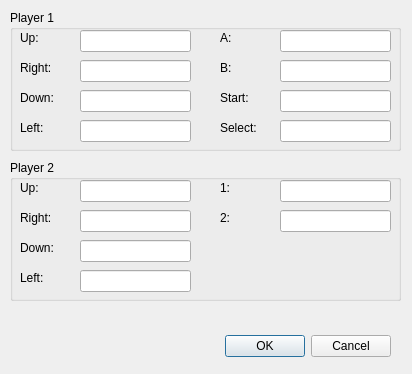
<?xml version="1.0" encoding="UTF-8"?>
<ui version="4.0">
 <class>InputSettings</class>
 <widget class="QDialog" name="InputSettings">
  <property name="windowModality">
   <enum>Qt::WindowModal</enum>
  </property>
  <property name="geometry">
   <rect>
    <x>0</x>
    <y>0</y>
    <width>412</width>
    <height>374</height>
   </rect>
  </property>
  <property name="windowTitle">
   <string>Input Settings</string>
  </property>
  <property name="modal">
   <bool>true</bool>
  </property>
  <widget class="QDialogButtonBox" name="buttonBox">
   <property name="geometry">
    <rect>
     <x>50</x>
     <y>330</y>
     <width>341</width>
     <height>32</height>
    </rect>
   </property>
   <property name="orientation">
    <enum>Qt::Horizontal</enum>
   </property>
   <property name="standardButtons">
    <set>QDialogButtonBox::Cancel|QDialogButtonBox::Ok</set>
   </property>
  </widget>
  <widget class="QGroupBox" name="groupBox">
   <property name="geometry">
    <rect>
     <x>10</x>
     <y>10</y>
     <width>391</width>
     <height>141</height>
    </rect>
   </property>
   <property name="title">
    <string>Player 1</string>
   </property>
   <widget class="QLineEdit" name="lineEditA">
    <property name="geometry">
     <rect>
      <x>270</x>
      <y>20</y>
      <width>111</width>
      <height>22</height>
     </rect>
    </property>
   </widget>
   <widget class="QLabel" name="label">
    <property name="geometry">
     <rect>
      <x>10</x>
      <y>20</y>
      <width>62</width>
      <height>16</height>
     </rect>
    </property>
    <property name="text">
     <string>Up:</string>
    </property>
   </widget>
   <widget class="QLineEdit" name="lineEditUp">
    <property name="geometry">
     <rect>
      <x>70</x>
      <y>20</y>
      <width>111</width>
      <height>22</height>
     </rect>
    </property>
    <property name="readOnly">
     <bool>false</bool>
    </property>
   </widget>
   <widget class="QLineEdit" name="lineEditDown">
    <property name="geometry">
     <rect>
      <x>70</x>
      <y>80</y>
      <width>111</width>
      <height>22</height>
     </rect>
    </property>
   </widget>
   <widget class="QLineEdit" name="lineEditLeft">
    <property name="geometry">
     <rect>
      <x>70</x>
      <y>110</y>
      <width>111</width>
      <height>22</height>
     </rect>
    </property>
   </widget>
   <widget class="QLabel" name="label_2">
    <property name="geometry">
     <rect>
      <x>10</x>
      <y>50</y>
      <width>62</width>
      <height>16</height>
     </rect>
    </property>
    <property name="text">
     <string>Right:</string>
    </property>
   </widget>
   <widget class="QLineEdit" name="lineEditRight">
    <property name="geometry">
     <rect>
      <x>70</x>
      <y>50</y>
      <width>111</width>
      <height>22</height>
     </rect>
    </property>
   </widget>
   <widget class="QLineEdit" name="lineEditB">
    <property name="geometry">
     <rect>
      <x>270</x>
      <y>50</y>
      <width>111</width>
      <height>22</height>
     </rect>
    </property>
   </widget>
   <widget class="QLabel" name="label_6">
    <property name="geometry">
     <rect>
      <x>210</x>
      <y>20</y>
      <width>62</width>
      <height>16</height>
     </rect>
    </property>
    <property name="text">
     <string>A:</string>
    </property>
   </widget>
   <widget class="QLineEdit" name="lineEditStart">
    <property name="geometry">
     <rect>
      <x>270</x>
      <y>80</y>
      <width>111</width>
      <height>22</height>
     </rect>
    </property>
   </widget>
   <widget class="QLabel" name="label_4">
    <property name="geometry">
     <rect>
      <x>10</x>
      <y>110</y>
      <width>62</width>
      <height>16</height>
     </rect>
    </property>
    <property name="text">
     <string>Left:</string>
    </property>
   </widget>
   <widget class="QLabel" name="label_5">
    <property name="geometry">
     <rect>
      <x>210</x>
      <y>50</y>
      <width>62</width>
      <height>16</height>
     </rect>
    </property>
    <property name="text">
     <string>B:</string>
    </property>
   </widget>
   <widget class="QLabel" name="label_3">
    <property name="geometry">
     <rect>
      <x>10</x>
      <y>80</y>
      <width>62</width>
      <height>16</height>
     </rect>
    </property>
    <property name="text">
     <string>Down:</string>
    </property>
   </widget>
   <widget class="QLabel" name="label_7">
    <property name="geometry">
     <rect>
      <x>210</x>
      <y>80</y>
      <width>62</width>
      <height>16</height>
     </rect>
    </property>
    <property name="text">
     <string>Start:</string>
    </property>
   </widget>
   <widget class="QLabel" name="label_14">
    <property name="geometry">
     <rect>
      <x>210</x>
      <y>110</y>
      <width>62</width>
      <height>16</height>
     </rect>
    </property>
    <property name="text">
     <string>Select:</string>
    </property>
   </widget>
   <widget class="QLineEdit" name="lineEditSelect">
    <property name="geometry">
     <rect>
      <x>270</x>
      <y>110</y>
      <width>111</width>
      <height>22</height>
     </rect>
    </property>
   </widget>
  </widget>
  <widget class="QGroupBox" name="groupBox_2">
   <property name="geometry">
    <rect>
     <x>10</x>
     <y>160</y>
     <width>391</width>
     <height>141</height>
    </rect>
   </property>
   <property name="title">
    <string>Player 2</string>
   </property>
   <widget class="QLineEdit" name="lineEdit1_2">
    <property name="geometry">
     <rect>
      <x>270</x>
      <y>20</y>
      <width>111</width>
      <height>22</height>
     </rect>
    </property>
   </widget>
   <widget class="QLabel" name="label_8">
    <property name="geometry">
     <rect>
      <x>10</x>
      <y>20</y>
      <width>62</width>
      <height>16</height>
     </rect>
    </property>
    <property name="text">
     <string>Up:</string>
    </property>
   </widget>
   <widget class="QLineEdit" name="lineEditUp_2">
    <property name="geometry">
     <rect>
      <x>70</x>
      <y>20</y>
      <width>111</width>
      <height>22</height>
     </rect>
    </property>
    <property name="readOnly">
     <bool>false</bool>
    </property>
   </widget>
   <widget class="QLineEdit" name="lineEditDown_2">
    <property name="geometry">
     <rect>
      <x>70</x>
      <y>80</y>
      <width>111</width>
      <height>22</height>
     </rect>
    </property>
   </widget>
   <widget class="QLineEdit" name="lineEditLeft_2">
    <property name="geometry">
     <rect>
      <x>70</x>
      <y>110</y>
      <width>111</width>
      <height>22</height>
     </rect>
    </property>
   </widget>
   <widget class="QLabel" name="label_9">
    <property name="geometry">
     <rect>
      <x>10</x>
      <y>50</y>
      <width>62</width>
      <height>16</height>
     </rect>
    </property>
    <property name="text">
     <string>Right:</string>
    </property>
   </widget>
   <widget class="QLineEdit" name="lineEditRight_2">
    <property name="geometry">
     <rect>
      <x>70</x>
      <y>50</y>
      <width>111</width>
      <height>22</height>
     </rect>
    </property>
   </widget>
   <widget class="QLineEdit" name="lineEdit2_2">
    <property name="geometry">
     <rect>
      <x>270</x>
      <y>50</y>
      <width>111</width>
      <height>22</height>
     </rect>
    </property>
   </widget>
   <widget class="QLabel" name="label_10">
    <property name="geometry">
     <rect>
      <x>210</x>
      <y>20</y>
      <width>62</width>
      <height>16</height>
     </rect>
    </property>
    <property name="text">
     <string>1:</string>
    </property>
   </widget>
   <widget class="QLabel" name="label_11">
    <property name="geometry">
     <rect>
      <x>10</x>
      <y>110</y>
      <width>62</width>
      <height>16</height>
     </rect>
    </property>
    <property name="text">
     <string>Left:</string>
    </property>
   </widget>
   <widget class="QLabel" name="label_12">
    <property name="geometry">
     <rect>
      <x>210</x>
      <y>50</y>
      <width>62</width>
      <height>16</height>
     </rect>
    </property>
    <property name="text">
     <string>2:</string>
    </property>
   </widget>
   <widget class="QLabel" name="label_13">
    <property name="geometry">
     <rect>
      <x>10</x>
      <y>80</y>
      <width>62</width>
      <height>16</height>
     </rect>
    </property>
    <property name="text">
     <string>Down:</string>
    </property>
   </widget>
  </widget>
 </widget>
 <tabstops>
  <tabstop>lineEditUp</tabstop>
  <tabstop>lineEditRight</tabstop>
  <tabstop>lineEditDown</tabstop>
  <tabstop>lineEditLeft</tabstop>
  <tabstop>lineEditA</tabstop>
  <tabstop>lineEditB</tabstop>
  <tabstop>lineEditStart</tabstop>
  <tabstop>buttonBox</tabstop>
 </tabstops>
 <resources/>
 <connections>
  <connection>
   <sender>buttonBox</sender>
   <signal>accepted()</signal>
   <receiver>InputSettings</receiver>
   <slot>SaveKeys()</slot>
   <hints>
    <hint type="sourcelabel">
     <x>248</x>
     <y>254</y>
    </hint>
    <hint type="destinationlabel">
     <x>157</x>
     <y>274</y>
    </hint>
   </hints>
  </connection>
  <connection>
   <sender>buttonBox</sender>
   <signal>rejected()</signal>
   <receiver>InputSettings</receiver>
   <slot>RestoreKeys()</slot>
   <hints>
    <hint type="sourcelabel">
     <x>316</x>
     <y>260</y>
    </hint>
    <hint type="destinationlabel">
     <x>286</x>
     <y>274</y>
    </hint>
   </hints>
  </connection>
 </connections>
 <slots>
  <slot>SaveKeys()</slot>
  <slot>RestoreKeys()</slot>
 </slots>
</ui>
